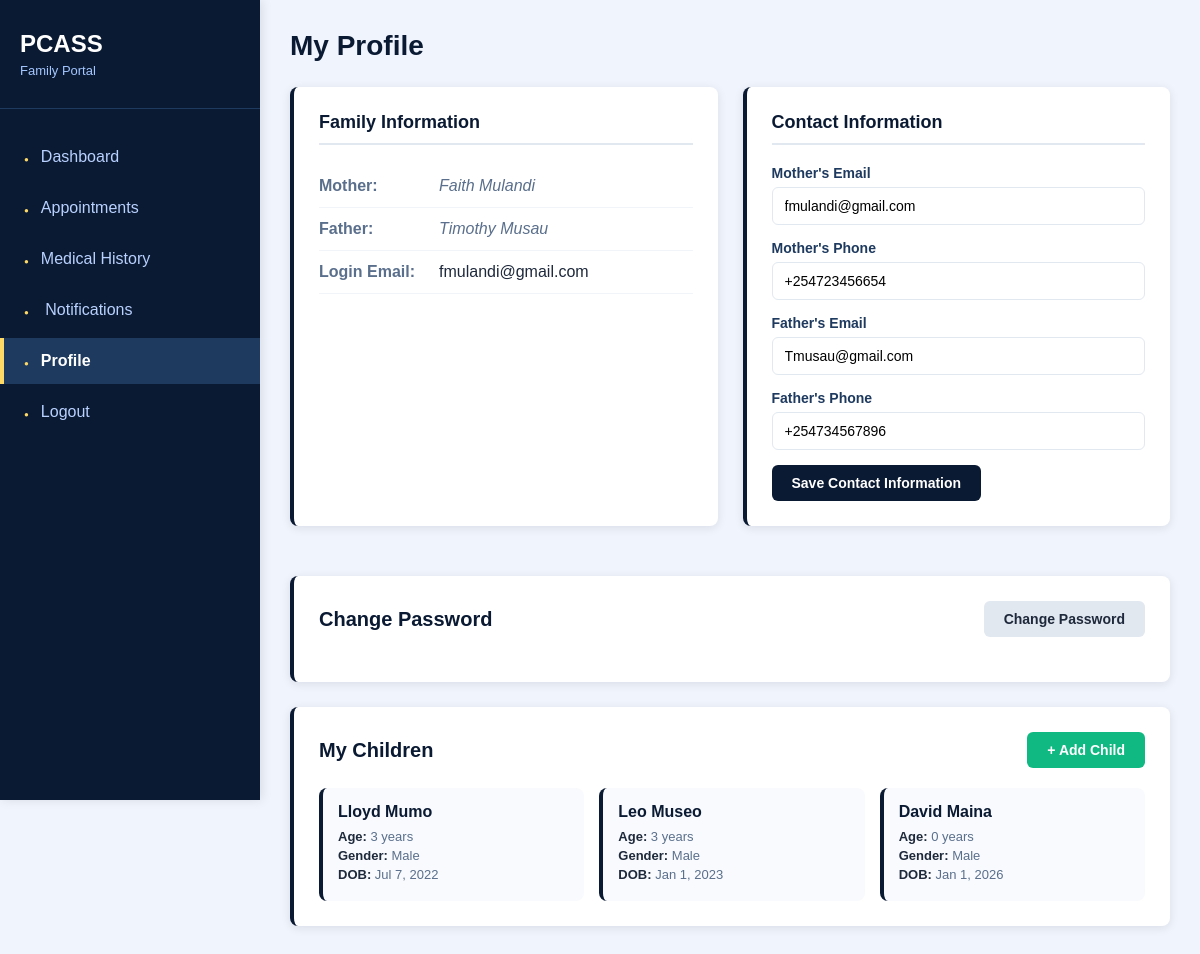
/profile.php (signed in), run on the app's committed database.
### tables this page shows
CREATE TABLE `guardians` (
  `id` int(11) NOT NULL,
  `name` varchar(255) NOT NULL,
  `email` varchar(255) NOT NULL,
  `password` varchar(255) NOT NULL,
  `created_at` timestamp NOT NULL DEFAULT current_timestamp(),
  `login_email_type` varchar(50) DEFAULT NULL,
  `mother_name` varchar(255) DEFAULT NULL,
  `mother_email` varchar(255) DEFAULT NULL,
  `mother_phone` varchar(20) DEFAULT NULL,
  `father_name` varchar(255) DEFAULT NULL,
  `father_email` varchar(255) DEFAULT NULL,
  `father_phone` varchar(20) DEFAULT NULL,
  `guardian_name` varchar(255) DEFAULT NULL,
  `guardian_relationship` varchar(100) DEFAULT NULL,
  `guardian_email` varchar(255) DEFAULT NULL,
  `guardian_phone` varchar(20) DEFAULT NULL
);

CREATE TABLE `children` (
  `child_id` int(11) NOT NULL,
  `guardian_id` int(11) NOT NULL,
  `first_name` varchar(100) NOT NULL,
  `last_name` varchar(100) NOT NULL,
  `gender` enum('Male','Female') NOT NULL,
  `date_of_birth` date NOT NULL,
  `created_at` timestamp NOT NULL DEFAULT current_timestamp()
);

### profile.php (the view, shortened to what this page needs)
<?php
require_once __DIR__ . "/config/db.php";
$guardian_id = $_SESSION['guardian_id'];
$guardian_query = $conn->query("SELECT * FROM guardians WHERE id = $guardian_id");
$guardian = $guardian_query->fetch_assoc();
$children_query = $conn->query("
    SELECT * FROM children
    WHERE guardian_id = $guardian_id
    ORDER BY date_of_birth
");
?>
<!DOCTYPE html PUBLIC "-//W3C//DTD HTML 4.01 Strict//EN">
<html>
<head>
    <link rel="stylesheet" href="assets/css/style.css">
</head>
<body>
<div class="wrapper">
    <div class="sidebar">
        <div class="sidebar-header">
            <h2>PCASS</h2>
            <p>Family Portal</p>
        </div>
        <div class="nav">
            <ul>
                <li><a href="child_dashboard.php">Dashboard</a></li>
                <li><a href="appointments.php">Appointments</a></li>
                <li><a href="medical-history.php">Medical History</a></li>
                <li><a href="notifications.php"> Notifications
                </a></li>
                <li><a href="profile.php" class="active">Profile</a></li>
                <li><a href="logout.php">Logout</a></li>
            </ul>
        </div>
    </div>
    <div class="main">
        <div class="page-header">
            <h1>My Profile</h1>
        </div>
        <div class="profile-grid">
            <div class="card">
                <h3>Family Information</h3>
                <?php if (!empty($guardian['mother_name'])): ?>
                <div class="info-row">
                    <span class="info-label">Mother:</span>
                    <span class="info-value readonly"><?= htmlspecialchars($guardian['mother_name']) ?></span>
                </div>
                <?php endif; ?>
                <?php if (!empty($guardian['father_name'])): ?>
                <div class="info-row">
                    <span class="info-label">Father:</span>
                    <span class="info-value readonly"><?= htmlspecialchars($guardian['father_name']) ?></span>
                </div>
                <?php endif; ?>
                <div class="info-row">
                    <span class="info-label">Login Email:</span>
                    <span class="info-value"><?= htmlspecialchars($guardian['email']) ?></span>
                </div>
            </div>
            <div class="card">
                <h3>Contact Information</h3>
                <form method="POST">
                    <?php if (!empty($guardian['mother_name'])): ?>
                    <div class="form-group">
                        <label>Mother's Email</label>
                        <input type="email" name="mother_email" class="form-control"
                               value="<?= htmlspecialchars($guardian['mother_email'] ?? '') ?>">
                    </div>
                    <div class="form-group">
                        <label>Mother's Phone</label>
                        <input type="tel" name="mother_phone" class="form-control"
                               value="<?= htmlspecialchars($guardian['mother_phone'] ?? '') ?>">
                    </div>
                    <?php endif; ?>
                    <?php if (!empty($guardian['father_name'])): ?>
                    <div class="form-group">
                        <label>Father's Email</label>
                        <input type="email" name="father_email" class="form-control"
                               value="<?= htmlspecialchars($guardian['father_email'] ?? '') ?>">
                    </div>
                    <div class="form-group">
                        <label>Father's Phone</label>
                        <input type="tel" name="father_phone" class="form-control"
                               value="<?= htmlspecialchars($guardian['father_phone'] ?? '') ?>">
                    </div>
                    <?php endif; ?>
                    <button type="submit" name="update_contacts" class="btn btn-primary">
                        Save Contact Information
                    </button>
                </form>
            </div>
        </div>
        <div class="card">
            <div class="card-header">
                <h2>Change Password</h2>
                <button onclick="toggleForm('password-form')" class="btn btn-secondary">
                    Change Password
                </button>
            </div>
        </div>
        <div class="card">
            <div class="card-header">
                <h2>My Children</h2>
                <button onclick="toggleForm('child-form')" class="btn btn-success">
                    + Add Child
                </button>
            </div>
            <?php if ($children_query->num_rows > 0): ?>
                <div class="children-grid">
                    <?php while ($child = $children_query->fetch_assoc()):
                        $age = (new DateTime())->diff(new DateTime($child['date_of_birth']))->y;
                    ?>
                    <div class="child-card">
                        <h4><?= htmlspecialchars($child['first_name'] . ' ' . $child['last_name']) ?></h4>
                        <p><strong>Age:</strong> <?= $age ?> years</p>
                        <p><strong>Gender:</strong> <?= htmlspecialchars($child['gender']) ?></p>
                        <p><strong>DOB:</strong> <?= date('M j, Y', strtotime($child['date_of_birth'])) ?></p>
                    </div>
                    <?php endwhile; ?>
                </div>
            <?php else: ?>
                <div class="empty-state">
                    <p>No children added yet.</p>
                </div>
            <?php endif; ?>
        </div>
    </div>
</div>
</body>
</html>

### assets/css/style.css (style rules this page uses)
* { margin: 0; padding: 0; }
body { font-family: Arial, Helvetica, sans-serif; background: #f0f4fc; }
.sidebar { width: 260px; background: #0b1a33; color: white; position: fixed; height: 100vh; overflow-y: auto; box-shadow: 2px 0 10px rgba(0,0,0,0.1); display: table-cell; }
.sidebar-header { padding: 30px 20px; border-bottom: 1px solid #1e3a5f; background: #0b1a33; }
.sidebar-header h2 { font-size: 24px; margin-bottom: 5px; color: #ffffff; }
.sidebar-header p { font-size: 13px; color: #a3c6ff; }
.sidebar .nav ul { list-style: none; padding: 20px 0; }
.sidebar .nav ul li { margin: 5px 0; }
.sidebar .nav ul li a { display: block; padding: 14px 20px; color: #b8d1ff; text-decoration: none; border-left: 4px solid transparent; }
.sidebar .nav ul li a.active { background: #1e3a5f; border-left-color: #ffd966; color: #ffffff; font-weight: 600; }
.sidebar .nav ul li a::before { content: '●'; margin-right: 12px; font-size: 8px; color: #ffd966; }
.card { background: #ffffff; padding: 25px; border-radius: 8px; box-shadow: 0 2px 10px rgba(11,26,51,0.1); margin-bottom: 20px; }
.card h3 { font-size: 18px; color: #0b1a33; margin-bottom: 20px; padding-bottom: 15px; border-bottom: 2px solid #e2e8f0; }
.profile-grid { display: grid; grid-template-columns: 1fr 2fr; gap: 30px; }
.form-group { margin-bottom: 15px; }
.form-group label { display: block; margin-bottom: 5px; font-weight: 600; color: #1e3a5f; font-size: 13px; }
.form-control { width: 100%; padding: 10px 12px; border: 1.5px solid #e2e8f0; border-radius: 6px; font-size: 14px; font-family: Arial, Helvetica, sans-serif; }
.btn { display: inline-block; padding: 8px 16px; border-radius: 4px; font-size: 13px; font-weight: 600; cursor: pointer; border: none; text-decoration: none; font-family: Arial, Helvetica, sans-serif; }
.btn-primary { background: #0b1a33; color: white; padding: 12px 30px; }
.btn-secondary { background: #ffffff; color: #0b1a33; border: 1px solid #b8d1ff; }

### profile.php (style rules this page uses)
* { margin: 0; padding: 0; box-sizing: border-box; }
body { font-family: Arial, sans-serif; background: #f0f4fc; }
.wrapper { display: flex; min-height: 100vh; }
.main { margin-left: 260px; padding: 30px; background: #f0f4fc; flex: 1; }
.page-header { margin-bottom: 25px; }
.page-header h1 { color: #0b1a33; font-size: 28px; margin-bottom: 5px; }
.profile-grid { display: grid; grid-template-columns: 1fr 1fr; gap: 25px; margin-bottom: 25px; }
.card { background: white; border-radius: 8px; padding: 25px; box-shadow: 0 2px 10px rgba(11,26,51,0.1); border-left: 4px solid #0b1a33; margin-bottom: 25px; }
.card-header { display: flex; justify-content: space-between; align-items: center; margin-bottom: 20px; }
.card-header h2 { color: #0b1a33; font-size: 20px; margin: 0; }
.card h3 { color: #0b1a33; font-size: 18px; margin-bottom: 20px; padding-bottom: 10px; border-bottom: 2px solid #e2e8f0; }
.info-row { display: flex; padding: 12px 0; border-bottom: 1px solid #f1f5f9; }
.info-label { font-weight: 600; color: #5a6f8c; width: 120px; }
.info-value { color: #1e293b; flex: 1; }
.info-value.readonly { color: #5a6f8c; font-style: italic; }
.form-group { margin-bottom: 15px; }
.form-group label { display: block; margin-bottom: 6px; font-weight: 600; color: #1e3a5f; font-size: 14px; }
.form-control { width: 100%; padding: 10px 12px; border: 1.5px solid #e2e8f0; border-radius: 6px; font-size: 14px; font-family: inherit; }
.btn { padding: 10px 20px; border: none; border-radius: 6px; font-weight: 600; cursor: pointer; font-size: 14px; transition: background 0.2s; }
.btn-primary { background: #0b1a33; color: white; }
.btn-success { background: #10b981; color: white; }
.btn-secondary { background: #e2e8f0; color: #1e293b; }
.children-grid { display: grid; grid-template-columns: repeat(auto-fill, minmax(220px, 1fr)); gap: 15px; margin-top: 15px; }
.child-card { background: #f8fafd; border-radius: 8px; padding: 15px; border-left: 4px solid #0b1a33; }
.child-card h4 { color: #0b1a33; margin-bottom: 8px; font-size: 16px; }
.child-card p { margin: 4px 0; font-size: 13px; color: #5a6f8c; }
.child-card p strong { color: #1e293b; }

### data on the page
guardians: mother_name "Faith Mulandi", father_name "Timothy Musau", email "fmulandi@gmail.com", mother_email "fmulandi@gmail.com", mother_phone "+254723456654", father_email "Tmusau@gmail.com", father_phone "+254734567896"
children: first_name+last_name "Lloyd Mumo", gender "Male", date_of_birth "Jul 7, 2022"
children: first_name+last_name "Leo Museo", gender "Male", date_of_birth "Jan 1, 2023"
children: first_name+last_name "David Maina", gender "Male", date_of_birth "Jan 1, 2026"
